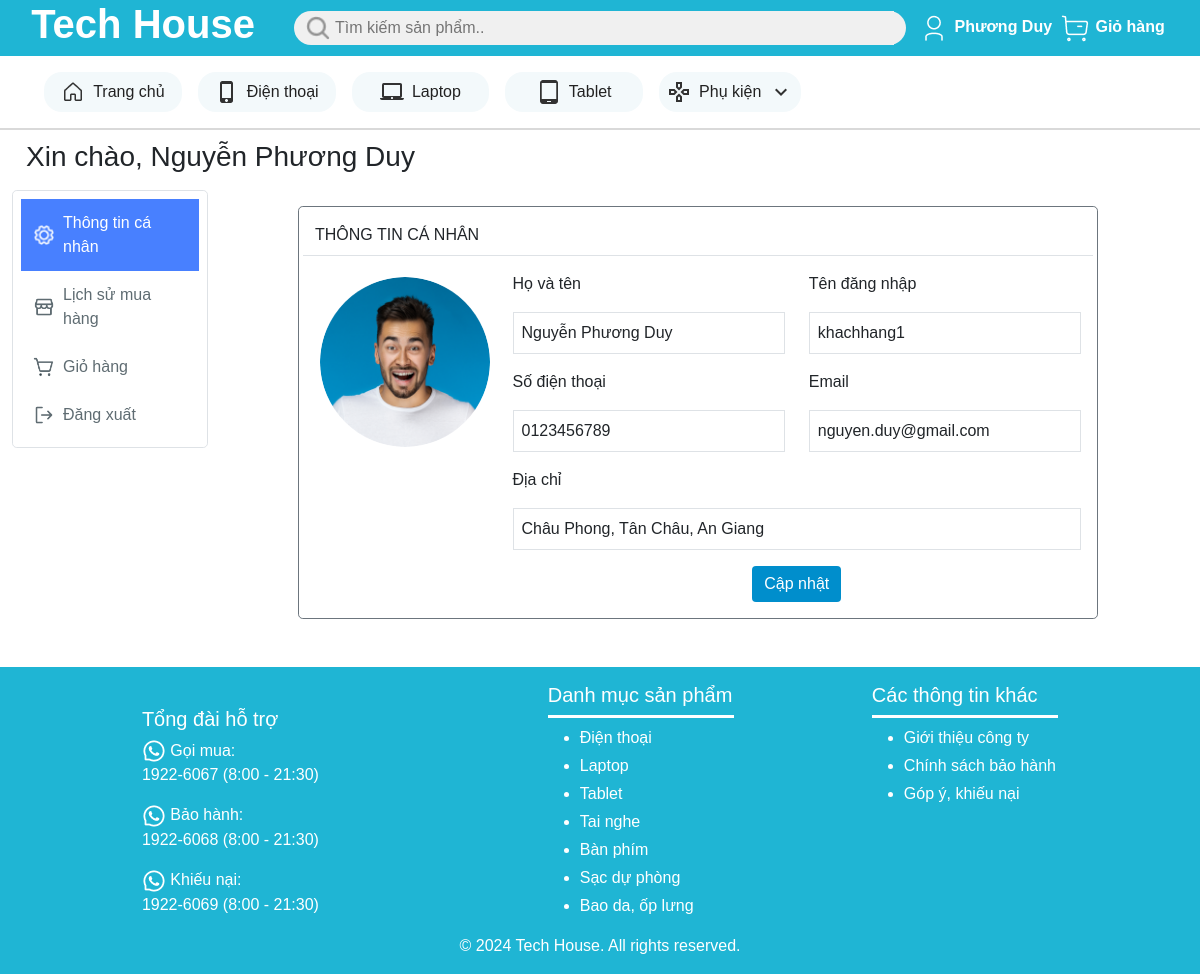
The page /member/user_info.php (signed in) on the database its author committed.
### tables this page shows
create table Tai_khoan (
    ten_dang_nhap varchar(25) primary key,
    mat_khau varchar(255) not null,
    ho_va_ten varchar(100),
    email varchar(100),
    sdt varchar(10),
    dia_chi varchar(255),
    phan_loai_tk varchar(3) not null,
     
    thoi_diem_mo_tk date not null,
    avatar varchar(500)
);

### member/user_info.php (the view, shortened to what this page needs)
<?php
$conn = new mysqli('localhost', 'root', '', 'tech_house_db');
$stmt = $conn->prepare("select * from tai_khoan where ten_dang_nhap = ?");
$stmt->bind_param("s", $_SESSION['ten_dang_nhap']);
$stmt->execute();
$result = $stmt->get_result();
$user = $result->fetch_assoc();
?>
<!DOCTYPE html>
<html lang="en">
<head>
    <link href="https://cdn.jsdelivr.net/npm/bootstrap@5.0.2/dist/css/bootstrap.min.css" rel="stylesheet">
    <link href="../styles/public/custom.css" rel="stylesheet">
    <link href="../styles/member/user_info.css" rel="stylesheet">
</head>
<body>
    <div class="page-wrapper">
        <header>
            <div class="row bg-primary align-items-center">
                <div class="logo col-lg-3 col-3 text-white d-flex justify-content-center align-items-center ps-3">
                    <a href="../public/product_list.php" class="text-white text-center">
                        <h1 class="fw-bold">Tech House</h1>
                    </a>
                </div>
                <div class="search-bar col d-flex align-items-center bg-secondary">
                    <img src="../imgs/icons/search.png" alt="search" width="24" height="24">
                    <input type="text" id="search-input" class="search-input bg-secondary border-0"
                    placeholder="Tìm kiếm sản phẩm.." link-to="../public/product_list.php">
                </div>
                <div class="login-cart col-lg-3 col-4 d-flex align-items-center justify-content-evenly">
                    <div class="login w-50">
                        <?php
                        if (isset($_SESSION['ten_dang_nhap'])) {
                            echo
                            '<a href="./user_info.php" class="fw-bold text-white">
                                <img src="../imgs/icons/user.png" alt="user" width="32" height="32">
                                '.$_SESSION['ho_ten'].'</a>';
                        } else {
                            echo
                            '<a href="./login.php" class="fw-bold text-white">
                                <img src="../imgs/icons/user.png" alt="user" width="32" height="32">
                                Đăng nhập
                            </a>';
                        }
                        ?>
                    </div>
                    <div class="cart w-50">
                        <a href="./cart.php" class="fw-bold text-white">
                            <img src="../imgs/icons/cart.png" alt="user" width="32" height="32">
                            Giỏ hàng
                        </a>
                    </div>
                </div>
            </div>
            <div class="tabs row justify-content-between align-items-center bg-white p-3 ps-5">
                <div class="tab col">
                    <a href="../index.php">
                        <img src="../imgs/icons/house.png" alt="home" width="24" height="24">
                        Trang chủ
                    </a>
                </div>
                <div class="tab col">
                    <a href="../public/product_list.php?product_type=1">
                        <img src="../imgs/icons/phone_iphone.png" alt="phone" width="24" height="24">
                        Điện thoại
                    </a>
                </div>
                <div class="tab col">
                    <a href="../public/product_list.php?product_type=0">
                        <img src="../imgs/icons/laptop_mac.png" alt="laptop" width="24" height="24">
                        Laptop
                    </a>
                </div>
                <div class="tab col">
                    <a href="../public/product_list.php?product_type=2">
                        <img src="../imgs/icons/tablet_android.png" alt="tablet" width="24" height="24">
                        Tablet
                    </a>
                </div>
                <div class="tab col">
                    <a href="../public/product_list.php?product_type=3">
                        <img src="../imgs/icons/gamepad.png" alt="other" width="24" height="24">
                        Phụ kiện
                        <img src="../imgs/icons/keyboard_arrow_down.png" alt="arrow-down" width="24" height="24">
                    </a>
                </div>
            </div>
        </header>
        <main>
            <div class="hello ps-3 fw-bold">
                <h3>
                    Xin chào, <?php echo $user['ho_va_ten']; ?>
                </h3>
            </div>
            <div class="container-fluid mt-3">
                <div class="d-flex">
                    <nav class="col-md-2 sidebar">
                        <div class="sidebar-sticky">
                            <ul class="nav border rounded-3 flex-column">
                                <li class="nav-item active">
                                    <a href="user_info.php">
                                        <img src="../imgs/icons/setting_white.png" alt="setting" width="22" height="22">
                                        <span>Thông tin cá nhân</span>
                                    </a>
                                </li>
                                <li class="nav-item">
                                    <a href="./order_history_dashboard.php">
                                        <span class="order-history-icon"></span>
                                        <span>Lịch sử mua hàng</span>
                                    </a>
                                </li>
                                <li class="nav-item">
                                    <a href="./cart.php">
                                        <span class="cart-icon"></span>
                                        <span>Giỏ hàng</span>
                                    </a>
                                </li>
                                <li class="nav-item">
                                    <a href="./logout.php">
                                        <span class="log-out-icon"></span>
                                        <span>Đăng xuất</span>
                                    </a>
                                </li>
                            </ul>
                        </div>
                    </nav>
                    <div class="col-md-9 ml-sm-auto col-lg-10 px-4">
                        <div class="container mt-3 mb-5">
                            <div class="card p-3 border border-secondary rounded-3 account-info-card">
                                <div class="row border-bottom pb-2 mb-3">
                                    <div class="col-12">THÔNG TIN CÁ NHÂN</div>
                                </div>
                                <div class="row">
                                    <div class="col-md-3 position-relative text-center d-lg-block d-none">
                                        <?php
                                        if ($user['avatar']) {
                                            echo '<img src="../imgs/avatars/'.$user['avatar'].'" alt="avatar" class="profile-img">';
                                        } else {
                                            echo '<img src="../imgs/avatars/default.png" alt="avatar" class="profile-img">';
                                        }
                                        ?>
                                    </div>
                                    <div class="col">
                                        <div class="row mb-3 text-center">
                                            <div class="col-md-6 d-flex flex-column align-items-start mb-3 mb-md-0">
                                                <div><p class="m-0">Họ và tên<p></div>
                                                <p class="m-0 border border-1 p-2 w-100 text-start"><?php echo $user['ho_va_ten']; ?></p>
                                            </div>
                                            <div class="col-md-6 d-flex flex-column align-items-start">
                                                <div><p class="m-0">Tên đăng nhập<p></div>
                                                <p class="m-0 border border-1 p-2 w-100 text-start"><?php echo $user['ten_dang_nhap']; ?></p>
                                            </div>
                                        </div>
                                        <div class="row mb-3">
                                            <div class="col-md-6 mb-3 mb-md-0">
                                                <div class="d-flex flex-column align-items-start">
                                                    <div><p class="m-0">Số điện thoại<p></div>
                                                    <p class="m-0 border border-1 p-2 w-100 text-start"><?php echo $user['sdt']; ?></p>
                                                </div>
                                            </div>
                                            <div class="col-md-6">
                                                <div class="d-flex flex-column align-items-start">
                                                    <div><p class="m-0">Email<p></div>
                                                    <p class="m-0 border border-1 p-2 w-100 text-start"><?php echo $user['email']; ?></p>
                                                </div>
                                            </div>
                                        </div>
                                        <div class="row mb-3">
                                            <div class="col-md-12">
                                                <div class="d-flex flex-column align-items-start">
                                                    <div><p class="m-0">Địa chỉ<p></div>
                                                    <p class="m-0 border border-1 p-2 w-100 text-start"><?php echo $user['dia_chi']; ?></p>
                                                </div>
                                            </div>
                                        </div>
                                        <div class="d-flex justify-content-center edit-container">
                                            <button class="btn btn-primary edit-btn">Cập nhật</button>
                                        </div>
                                    </div>
                                </div>
                            </div>
                        </div>
                    </div>
                </div>
            </div>
        </main>
        <footer class="row bg-primary text-white p-3 justify-content-center">
            <div class="row justify-content-evenly">
                <div class="col-3 pt-4">
                    <h5>Tổng đài hỗ trợ</h5>
                    <div class="phone-wrapper">
                        <img src="../imgs/icons/call_icon.png" alt="phone" width="24" height="24">
                        <span>Gọi mua:</span>
                    </div>
                    <p>1922-6067 (8:00 - 21:30)</p>
                    <div class="phone-wrapper">
                        <img src="../imgs/icons/call_icon.png" alt="phone" width="24" height="24">
                        <span>Bảo hành:</span>
                    </div>
                    <p>1922-6068 (8:00 - 21:30)</p>
                    <div class="phone-wrapper">
                        <img src="../imgs/icons/call_icon.png" alt="phone" width="24" height="24">
                        <span>Khiếu nại:</span>
                    </div>
                    <p>1922-6069 (8:00 - 21:30)</p>
                </div>
                <div class="category col-4">
                    <h5>Danh mục sản phẩm</h5>
                    <ul class="d-flex flex-column gap-1">
                        <li><a href="#">Điện thoại</a></li>
                        <li><a href="#">Laptop</a></li>
                        <li><a href="#">Tablet</a></li>
                        <li><a href="#">Tai nghe</a></li>
                        <li><a href="#">Bàn phím</a></li>
                        <li><a href="#">Sạc dự phòng</a></li>
                        <li><a href="#">Bao da, ốp lưng</a></li>
                    </ul>
                </div>
                <div class="other-info col-4">
                    <h5>Các thông tin khác</h5>
                    <ul class="d-flex flex-column gap-1">
                        <li><a href="#">Giới thiệu công ty</a></li>
                        <li><a href="#">Chính sách bảo hành</a></li>
                        <li><a href="#">Góp ý, khiếu nại</a></li>
                    </ul>
                </div>
            </div>
            <div class="row">
                <p class="text-center m-0">© 2024 Tech House. All rights reserved.</p>
            </div>
        </footer>
    </div>
</body>
</html>

### styles/public/custom.css (style rules this page uses)
* { box-sizing: border-box; }
html { scroll-behavior: smooth; }
.bg-primary { background-color:#1FB5D4!important; }
.bg-secondary { background-color:#F0F0F0!important; }
.btn-primary { background-color: #008ECC !important; border: none; }
a, a:hover { color: inherit; text-decoration: none; }
.search-bar { border-radius: 62px; }
.search-input { padding: 5px 0px 5px 5px; width: 100%; }
.tab { background-color: #F3F9FB; color: #222222; border-radius: 18px; max-width: 100%; padding: .5rem; max-width: 50%; margin: 0 .5rem; transition: all ease-in-out .3s; }
.tabs { text-wrap: nowrap; }
.tabs a { display: flex; justify-content: center; align-items: center; column-gap: 0.5rem; margin: 0 auto; }
header { border-bottom: 2px solid #D9D9D9; }
.login-cart > div { transition: all ease-in-out .3s; }
.category { max-width: 18%; }
.other-info { max-width: 18%; }
.category h5, .other-info h5 { padding-bottom: .5rem; border-bottom: 3px solid white; }
.sidebar { display: flex; position: relative; top: 0; left: 0; padding: 0; }
.sidebar-sticky { position: sticky; top: 0; }
.sidebar-sticky ul { display: flex; flex-direction: column; padding: .5rem; margin: 0; }
.nav-item { color: #5F6C72; padding: .75rem; }
.nav-item:hover, .nav-item.active { color: white; background-color: #4880FF; }
.tab { position: relative; }

### styles/member/user_info.css (style rules this page uses)
body { font-family: Arial, sans-serif; }
.hello h3 { margin: 10px; }
.account-info-card { max-width: 800px; margin: auto; border: 1px solid #e0e0e0; border-radius: 8px; background-color: #ffffff; }
.profile-img { width: 180px; height: 180px; border-radius: 50%; object-fit: cover; border: 5px solid #ffffff; }
.edit-container { display: flex; align-items: center; margin-top: 10px; gap: 8px; }
.border-bottom { border-bottom: 1px solid #dee2e6; }
.mt-3 { margin-top: 1rem !important; }
.nav-item a { display: flex; align-items: center; gap: .5rem; }
.order-history-icon { content: url("../../imgs/icons/order_history.png"); width: 22px; height: 22px; }
.cart-icon { content: url("../../imgs/icons/shopping_cart.png"); width: 22px; height: 22px; }
.log-out-icon { content: url("../../imgs/icons/log-out.png"); width: 22px; height: 22px; }

### rows shown on the page
tai_khoan: ho_va_ten "Nguyễn Phương Duy", ten_dang_nhap "khachhang1", sdt "0123456789", email "nguyen.duy@gmail.com", dia_chi "Châu Phong, Tân Châu, An Giang"

### other values the page prints
$_SESSION['ho_ten'] "Phương Duy"
